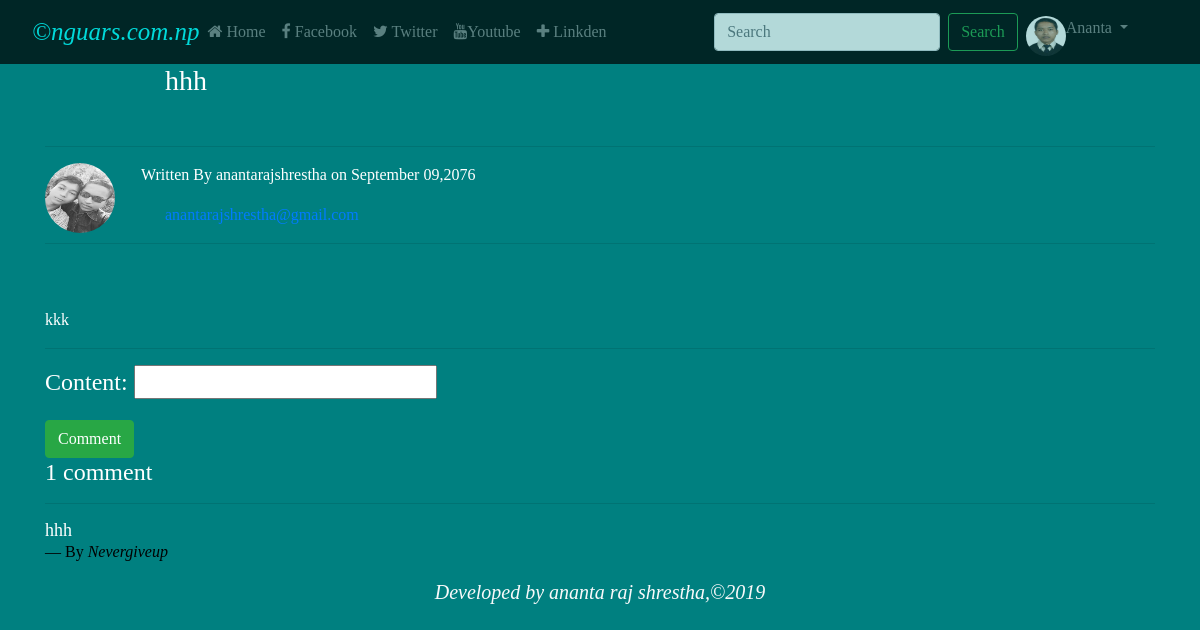
Screenshot of /blog/9/ (signed in) with the database file from the repository.
### users/models.py (models this page shows, shortened)
class Profile(models.Model):
    user = models.OneToOneField(User,on_delete=models.CASCADE)
    img = models.ImageField(default="default.jpg",upload_to="profile")

### blog/models.py (models this page shows, shortened)
class posts(models.Model):
    title = models.CharField(max_length=100)
    content = models.TextField()
    date = models.DateField()
    author = models.ForeignKey(User,on_delete=models.CASCADE)

class Comment(models.Model):
    post = models.ForeignKey(posts,on_delete=models.CASCADE)
    user = models.ForeignKey(User,on_delete=models.CASCADE)
    content = models.CharField(max_length=200)
    timedstamp = models.DateTimeField(auto_now_add=True)

### blog/views.py (the view)
# urls.py: path('blog/<int:id>/',views.post_detail,name="view"),
def post_detail(request,id):
    post = posts.objects.get(id=id)
    comments = Comment.objects.filter(post=post).order_by('-id')
    comment_form = CommentForm(request.POST or None)
    if request.method == 'POST':
        if comment_form.is_valid():
            content = request.POST.get('content')
            comment = Comment.objects.create(post=post,user=request.user,content=content)
            comment.save()
    dic={
        'post':post,
        'comment_form':comment_form,
        'comment':comments,
        'title':'@ngu-post-detail'
    }
    return render(request,"blog/view.html",dic)

### blog/forms.py
class CommentForm(forms.ModelForm):
    class Meta:
        model = Comment
        fields=(
            'content',
        )

### templates/blog/view.html (shortened to what this page needs)
{% extends 'blog/basic.html' %}
{% block content %}
  <div class="container">
      <h3  style="margin-left:10vw;"><a  >{{post.title}}</h3></a></h3>
      <br>
      <hr>
      <img src="{{ post.author.profile.img.url}}" style="height:70px;width:70px;border-radius:50%;float:left;" alt="please upload">
      <p style="margin-left:8vw;font-family:Comic Sans MS;"> Written By {{post.author}} on {{post.date| date:"F d,Y"}}</p>
      <p style="margin-left:10vw;font-family:Comic Sans MS;"><a href="#">{{post.author.email}}</a></p>
      <hr>
      <br>
      <br>
      <p >{{post.content}}</p>
      <h4>
      <hr>
      <form method="post">
      {{comment_form.as_p}}
         <input type="submit" class="btn btn-success" value="Comment">
      </form>
      {{ comment.count }} comment{{Comment|pluralize}}
      <hr>
       {% for i in comment %}
       <blockquote class="blockquote">
  <p class="mb-0" style="font-family:serif;font-size:18px;">{{i.content}}</p>
  <footer class="blockquote-footer" style="color:#000;">By <cite title="Source Title">{{i.user|capfirst}}</cite></footer>
</blockquote>
       {% endfor%}
     </div>
{% endblock  %}

### templates/blog/basic.html (shortened to what this page needs)
 {% load static %}
<!DOCTYPE html>
<html lang="en">
<head>
    <link rel="stylesheet" href="https://cdnjs.cloudflare.com/ajax/libs/font-awesome/4.7.0/css/font-awesome.min.css">
    <link rel="stylesheet" href="https://maxcdn.bootstrapcdn.com/bootstrap/4.4.1/css/bootstrap.min.css">
    <link rel="stylesheet" href="{% static 'blog/style.css' %}">
  </head>
  <body style=" font-family:Calibri;color:#fff;background-color:teal;">
        <nav  class="navbar navbar-expand-lg navbar-dark " style="background-color:#000; opacity:0.7;">
                 <i style="color:#fff;font-family:Serif;color:cyan;font-size:25px;">&copy;nguars.com.np</i>
                <div class="collapse navbar-collapse" id="navbarSupportedContent">
                  <ul class="navbar-nav mr-auto">
                    <li class="nav-item ">
                      <a class="nav-link" href="{% url 'blog-index' %}"><i class="fa fa-home"></i> Home </a>
                    </li>
                             <li class="nav-item ">
                      <a class="nav-link" href="{% url 'blog-index' %}"><i class="fa fa-facebook"></i> Facebook </a>
                    </li>
                     <li class="nav-item ">
                      <a class="nav-link" href="{% url 'blog-index' %}"><i class="fa fa-twitter"></i> Twitter</a>
                    </li>
                        <li class="nav-item ">
                      <a class="nav-link" href="{% url 'blog-index' %}"><i class="fa fa-youtube"></i>Youtube </a>
                    </li>
                     <li class="nav-item ">
                      <a class="nav-link" href="{% url 'blog-index' %}"><i class="fa fa-plus"></i> Linkden</a>
                    </li>
                  </ul>
                                                    <form class="form-inline my-2 my-lg-0" action="{% url 'blog-index' %}">
      <input class="form-control mr-sm-2" name="q" type="search" placeholder="Search" aria-label="Search">
      <button class="btn btn-outline-success my-2 my-sm-0"  type="submit">Search</button>
    </form>
                  <ul class="navbar-nav mr-5" >
         <li class="nav-item">
            {% if not user.is_authenticated %}
                         <li class="nav-item">
                            <a class="nav-link"   href="{% url 'register' %}"><i class="fa fa-user-plus "></i> Register</a>
                          </li>
                     <li class="nav-item">
                            <a class="nav-link"   href="{% url 'login' %}"><i class="fa fa-sign-in"></i> Login</a>
                     </li>
                          {% else %}
                            <li class="nav-item dropdown">
        <a class="nav-link dropdown-toggle" href="#" id="navbarDropdown" role="button" data-toggle="dropdown" aria-haspopup="true" aria-expanded="false">
          <img src="{{ user.profile.img.url}}" style="height:40px;width:40px;float:left;border-radius:50%;"> {{user.first_name}}
        </a>
      </li>
                   {% endif%}
                   </ul>
              </nav>
{% block content %}
{% endblock%}
   <div style="opacity:1.0;">
    <i style="font-family:calibri;margin:15px;font-size:20px;display:block;text-align:center;" class="text-light">Developed by ananta raj shrestha,<i>&copy;2019</i> </i>
</div>
</body>
</html>

### static/blog/style.css (style rules this page uses)
html { scroll-behavior: smooth; }

### rows the page displays
posts: title "hhh", author.profile.img (picture), author "anantarajshrestha", date "September 09,2076", content "kkk"
Comment: content "hhh", user "Nevergiveup"

### other values shown
{{ user.first_name }} "Ananta"
{{ comment.count }} "1"
